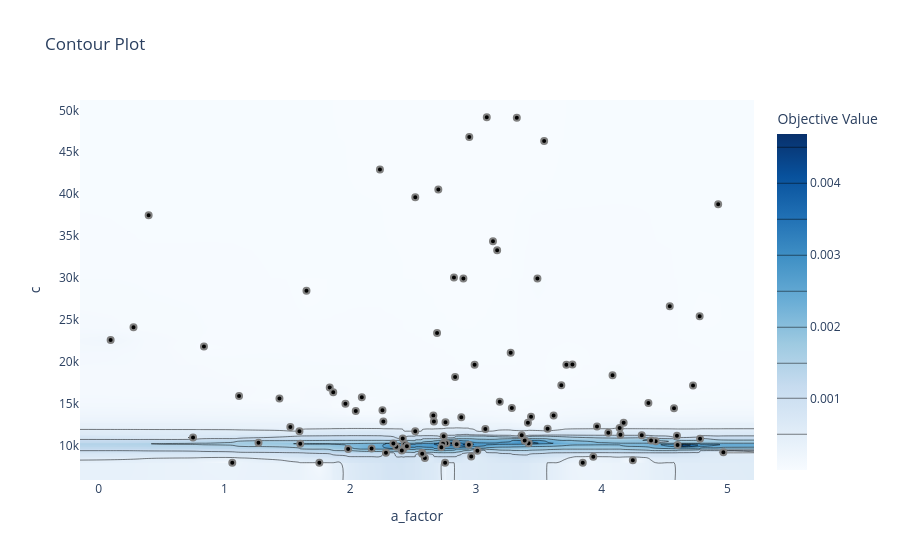

The cell this chart's notebook holds for it:
### Code cell
plot_contour(study, params=["a_factor", "c"])
